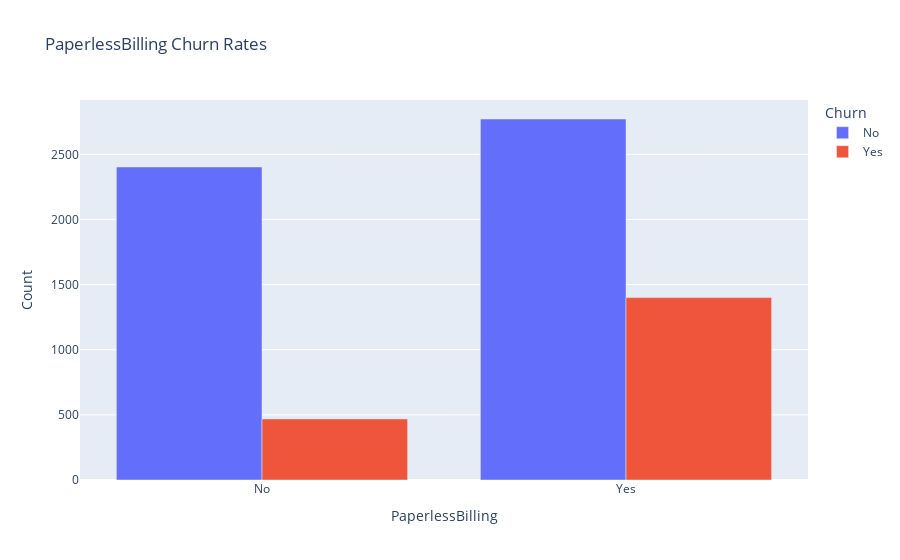

The notebook cell this image was saved under:
### Code cell
fig = px.bar(billing, x="PaperlessBilling", y="Count", color="Churn",
             barmode="group", title="PaperlessBilling Churn Rates")

# show plot 
fig.show()

### Figure 1 — Plotly figure (JSON) as saved in the notebook; plotly's stock layout.template omitted (floating-point values rounded to 4 significant figures)
{"data": [{"alignmentgroup": "True", "hovertemplate": "Churn=No<br>PaperlessBilling=%{x}<br>Count=%{y}<extra></extra>", "legendgroup": "No", "marker": {"color": "#636efa", "pattern": {"shape": ""}}, "name": "No", "offsetgroup": "No", "orientation": "v", "showlegend": true, "textposition": "auto", "type": "bar", "x": ["No", "Yes"], "xaxis": "x", "y": [2403, 2771], "yaxis": "y"}, {"alignmentgroup": "True", "hovertemplate": "Churn=Yes<br>PaperlessBilling=%{x}<br>Count=%{y}<extra></extra>", "legendgroup": "Yes", "marker": {"color": "#EF553B", "pattern": {"shape": ""}}, "name": "Yes", "offsetgroup": "Yes", "orientation": "v", "showlegend": true, "textposition": "auto", "type": "bar", "x": ["No", "Yes"], "xaxis": "x", "y": [469, 1400], "yaxis": "y"}], "layout": {"barmode": "group", "legend": {"title": {"text": "Churn"}, "tracegroupgap": 0}, "title": {"text": "PaperlessBilling Churn Rates"}, "xaxis": {"anchor": "y", "domain": [0, 1], "title": {"text": "PaperlessBilling"}}, "yaxis": {"anchor": "x", "domain": [0, 1], "title": {"text": "Count"}}}}
